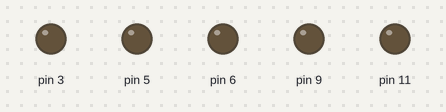
The sketch below on a simulated Arduino Uno, built with avr-gcc and run on an emulated ATmega328P. On the bench: output pins drawn as LEDs (lit = HIGH).

Above: at 0.15 s.
At 7.88 s:
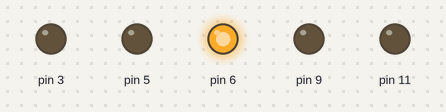
At 13.41 s:
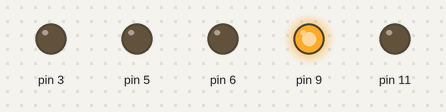
At 18.95 s:
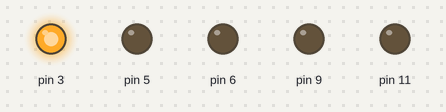
At 29.11 s:
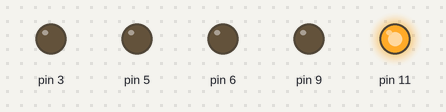
At 38.31 s:
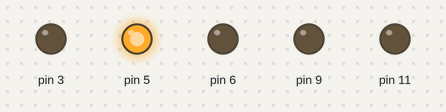
Timing chart, 0 to 40.0 s (numbered marks = the images above):
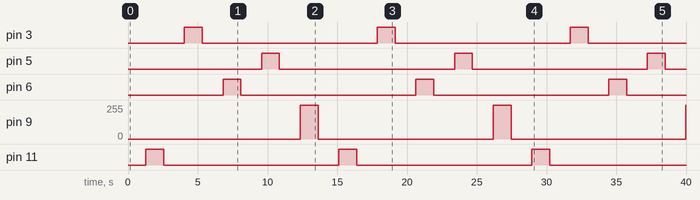

The sketch:

PWM.ino
```cpp
int d = 5;
void setup() {
  // put your setup code here, to run once:
pinMode(3, OUTPUT);
pinMode(5, OUTPUT);
pinMode(6, OUTPUT);
pinMode(9, OUTPUT);
pinMode(11, OUTPUT);
}

void loop() {
  // put your main code here, to run repeatedly:

   for (int a =0; a < 256; a++)
 {
  analogWrite(11, a);
  delay(d);
 }

 for (int a =255; a>=0; a--)
 {
  analogWrite(11, a);
  delay(d);
 }
 delay(200);

  for (int a =0; a < 256; a++)
 {
  analogWrite(3, a);
  delay(d);
 }

 for (int a =255; a>=0; a--)
 {
  analogWrite(3, a);
  delay(d);
 }
 delay(200);

   for (int a =0; a < 256; a++)
 {
  analogWrite(6, a);
  delay(d);
 }

 for (int a =255; a>=0; a--)
 {
  analogWrite(6, a);
  delay(d);
 }
 delay(200);


 for (int a =0; a < 256; a++)
 {
  analogWrite(5, a);
  delay(d);
 }

 for (int a =255; a>=0; a--)
 {
  analogWrite(5,  a);
  delay(d);
 }
 delay(200);

  for (int a =0; a < 256; a++)
 {
  analogWrite(9, a);
  delay(d);
 }

 for (int a =255; a>=0; a--)
 {
  analogWrite(9,  a);
  delay(d);
 }
 delay(200);


}
```

Measured:
- by itself, pin 3, pin 5, pin 6, pin 11: alternates HIGH for 1.3 s and LOW for 12.5 s
- by itself, pin 9: 0/255 → 255/255 at 12.3 s, → 0/255 1.3 s later, → 255/255 12.5 s later, → 0/255 1.3 s later, … (5 changes in this stretch)
